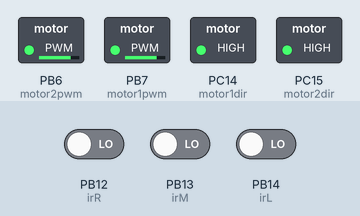
This sketch was run on a simulated STM32 Blue Pill. On the bench: switched loads named in the sketch (green lamp = pin HIGH). Inputs (shaded band) come from the test bench; at power-on: PB12 (irR) LOW, PB14 (irL) LOW, PB13 (irM) LOW.

Above: at 1.2 s.
1.3 s: PB12 (irR) driven HIGH
At 2.2 s:
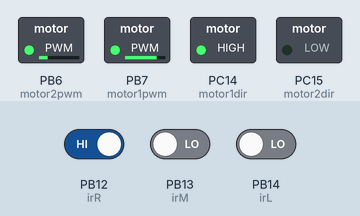
2.8 s: PB14 (irL) driven HIGH
At 3.3 s:
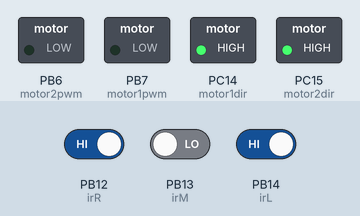
4.3 s: PB12 (irR) driven LOW
At 5.7 s:
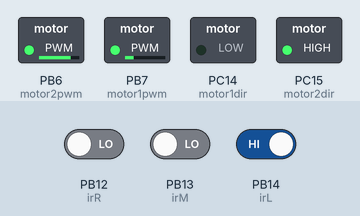
Timing chart, 0 to 7.3 s (numbered marks = the images above; inputs shaded):
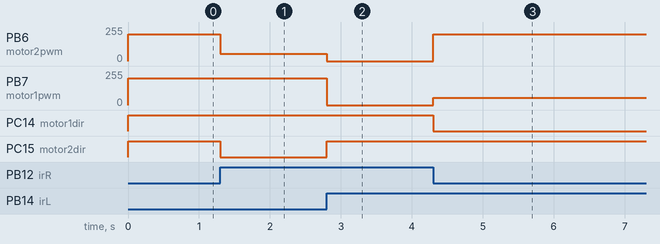

The sketch:

arduino_robohallange_test.ino
```cpp
#define irR  PB12 //right IR sensor
#define irM  PB13  // middle IR sensor
#define irL  PB14  // left IR sensor

/*-------------------------------------------------------------------------------------------------------------------------------------------------------------------------------------*/
#define motor1dir PC14  //Left motor direction
#define motor1pwm PB7   //Left motor speed
#define motor2dir PC15  //Right motor dir
#define motor2pwm PB6   //Right motor speed
/*-------------------------------------------------------------------------------------------------------------------------------------------------------------------------------------*/
int irL_state = 0;
int irM_state = 0;
int irR_state = 0;
int irRR_state = 0;
int irLL_state = 0;
bool flag = true;
bool stop_flag = false;
bool Rcase_flag = false;
bool Lcase_flag = false;
char last_state = 'f';
/*-------------------------------------------------------------------------------------------------------------------------------------------------------------------------------------*/
void setup() {
  // put your setup code here, to run once:
  //Serial.begin(9600);
  pinMode(irR, INPUT);
  pinMode(irL, INPUT);
  pinMode(irM, INPUT);
  /*-----------------------------------------------------------------------------------------------------------------------------------------------------------------------------------*/
  pinMode(motor1dir, OUTPUT);
  pinMode(motor2dir, OUTPUT);
  pinMode(motor1pwm, OUTPUT);
  pinMode(motor2pwm, OUTPUT);
  /*-----------------------------------------------------------------------------------------------------------------------------------------------------------------------------------*/
}

void loop() {
  // put your main code here, to run repeatedly:
/*
  Serial.print("Right = ");
  Serial.print(digitalRead(irR));
  Serial.print("  ");
  Serial.print("Middle = ");
  Serial.print("  ");
  Serial.print(digitalRead(irM));
  Serial.print("Left = ");
  Serial.print(digitalRead(irL));
  Serial.print("  ");
*/

  irR_state = digitalRead(irR);
  irL_state = digitalRead(irL);
  irM_state = digitalRead(irM);

  /*-----------------------------------------------------------------------------------------------------------------------------------------------------------------------------------*/
  if (irL_state == 0 && irM_state == 1 && irR_state == 0 ) {
    forward();
  }
  /*-----------------------------------------------------------------------------------------------------------------------------------------------------------------------------------*/
  else if (irL_state == 1 && irM_state == 0 && irR_state == 0) {
    left();
  }
  /*-----------------------------------------------------------------------------------------------------------------------------------------------------------------------------------*/
  else if (irL_state == 0 && irM_state == 0 && irR_state == 1 ) {
    right();
  }
  /*-----------------------------------------------------------------------------------------------------------------------------------------------------------------------------------*/
  else if (irL_state == 1 && irM_state == 1 && irR_state == 0) {
    left();
  }
  /*-----------------------------------------------------------------------------------------------------------------------------------------------------------------------------------*/
  else if (irL_state == 0 && irM_state == 1 && irR_state == 1) {
    right();
  }
  /*-----------------------------------------------------------------------------------------------------------------------------------------------------------------------------------*/
  else if (irL_state == 0 && irM_state == 0 && irR_state == 0 ) {
    if (last_state == 'f') {
      forward();
    }
    else if (last_state == 'l') {
      left();
    }
    else if (last_state == 'r') {
      right();
    }
  }

  /*-----------------------------------------------------------------------------------------------------------------------------------------------------------------------------------*/
  else {
    Stop();
  }
}
```

motor.ino
```cpp
// motor 1 left
// motor 2 right
void forward() {
  last_state = 'f';
  digitalWrite(motor1dir , HIGH);
  digitalWrite(motor2dir, HIGH);
  analogWrite(motor1pwm, 200);
  analogWrite(motor2pwm, 200);
}
/*-----------------------------------------------------------------------------------------------------------------------------------------------------------------------------------*/
void left() {
  last_state = 'l';
  while (irM_state != 1) {
    irR_state = digitalRead(irR);
    irL_state = digitalRead(irL);
    irM_state = digitalRead(irM);
    digitalWrite(motor1dir , LOW);
    digitalWrite(motor2dir, HIGH);
    analogWrite(motor1pwm, 55);
    analogWrite(motor2pwm, 200);
    if (irR_state == 1) {
      Rcase_flag = true;
      break;
    }
  }
}

/*-----------------------------------------------------------------------------------------------------------------------------------------------------------------------------------*/
void right() {
  last_state = 'r';
  while (irM_state != 1) {

    irR_state = digitalRead(irR);
    irL_state = digitalRead(irL);
    irM_state = digitalRead(irM);

    digitalWrite(motor1dir , HIGH);
    digitalWrite(motor2dir, LOW);
    analogWrite(motor1pwm, 200);
    analogWrite(motor2pwm, 55);
    if (irL_state == 1) {
      Lcase_flag = true;
      break;
    }
  }
}
/*-----------------------------------------------------------------------------------------------------------------------------------------------------------------------------------*/
void Stop() {
  last_state = 's';
  digitalWrite(motor1dir , HIGH);
  digitalWrite(motor2dir, HIGH);
  analogWrite(motor1pwm, 0);
  analogWrite(motor2pwm, 0);
}
```

Measured:
- after the input at 1.3 s, PB6 (motor2pwm): 200/255 → 55/255 at once; PC15 (motor2dir): HIGH → LOW at once
- after the input at 2.8 s, PB6 (motor2pwm): 55/255 → 0/255 at once; PB7 (motor1pwm): 200/255 → 0/255 at once; PC15 (motor2dir): LOW → HIGH at once
- after the input at 4.3 s, PB6 (motor2pwm): 0/255 → 200/255 at once; PB7 (motor1pwm): 0/255 → 55/255 at once; PC14 (motor1dir): HIGH → LOW at once
